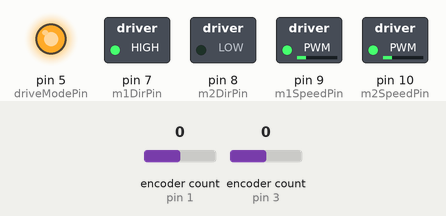
Simulated run of this sketch. Board: Arduino Uno, built with avr-gcc and run on an emulated ATmega328P. On the bench: switched loads named in the sketch (green lamp = pin HIGH), output pins drawn as LEDs (lit = HIGH). The test bench sets the inputs (shaded band); at power-on: encoder count (sensors on pin 1, pin 3) 0. What the sketch prints to the serial monitor is not drawn.

Above: at 1.2 s.
1.3 s: encoder count (sensor on pin 1) set to 1
At 2.74 s:
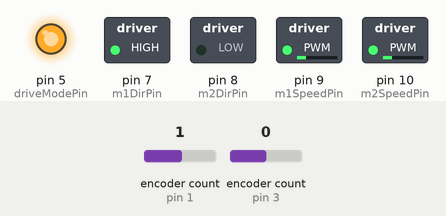
4.3 s: encoder count (sensor on pin 3) set to 4
At 5.2 s:
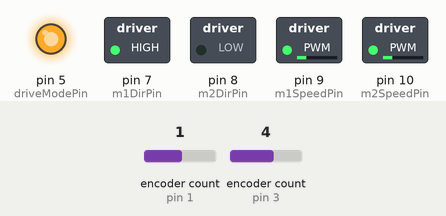
7.3 s: encoder count (sensor on pin 1) set to 5
Timing chart, 0 to 24.3 s (numbered marks = the images above; inputs shaded):
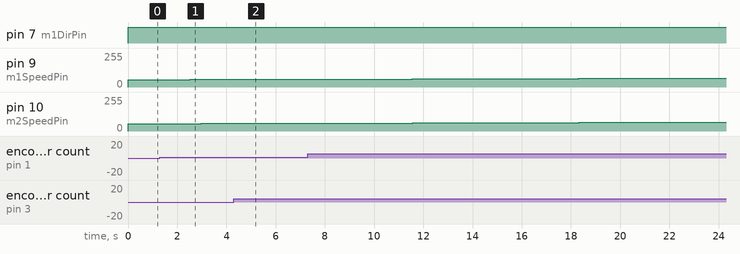

Measured:
- after the input at 1.3 s, pin 9 (m1SpeedPin): 56/255 → 57/255 after 1.2 s instead of 1.5 s
- after the input at 4.3 s, pin 10 (m2SpeedPin): 57/255 → 58/255 after 0.51 s instead of 0.94 s

The sketch:

hardCircleTest.ino
```cpp
#define ENCODER_OPTIMIZE_INTERRUPTS
#include <Encoder.h>
#include <Wire.h>

/* Name: Group 6 | EENG350 | Demo 2 Arduino Code

   Purpose: Drive in a circle

   Note: when viewed from the front, left wheel is 1, right wheel is 2. driveModePin is 4 on the motor shield, 5 on the Teensy
*/

// Test Sampling Method --------------------------------------------
unsigned long lastChange1 = 0;
unsigned long lastChange2 = 0;
bool velocityChanged = false;

int sampleRate = 5;            // 5 us
double radius = 3.0;           // inches
double wheelbase = 10.71;      // inches between the center of the two wheels
double r = 6.0;                  // inches for circle radius

// Motor Shield Pins -----------------------------------------------------
int driveModePin = 5;    // drive/break mode when HIGH, drive/coast mode when LOW

int m1DirPin = 7;        // sign of voltage
int m1SpeedPin = 9;      // voltage

int m2DirPin = 8;
int m2SpeedPin = 10;

// Distance calculation variables -------------------------------------------------
int thetaCurrent1 = 0;
int deltaTheta1 = 0;
int lastThetaCurrent1 = 0;
double angularVelocity1 = 0.0;

int thetaCurrent2 = 0;
int deltaTheta2 = 0;
int lastThetaCurrent2 = 0;
double angularVelocity2 = 0.0;

double rotationalVelocity = 0.0;
double forwardVelocity = 0.0;

// Forward velocity PI controller variables ---------------------------------
float desiredForward = 0.0, deltaForward = 0.0;
float v_bar = 0.0;  //PI Output
//float KpForward = 0.011211, KiForward = 0.05605;
float KpForward = 0.02136179, KiForward = 0.1068089;
float IForward = 0.0;    //Variables that the program calculated as coefficients for the controller parameters

// Rotational velocity PI controller variables ---------------------------------
float desiredRotational = 0.0, deltaRotational = 0.0;
float delta_v = 0.0;  //PI Output
//float KpRotational = 0.035, KiRotational = 0.17501;
float KpRotational = 0.06369139, KiRotational = 0.2584569;
float IRotational = 0.0;    //Variables that the program calculated as coefficients for the controller parameters

// Angle and Position controller variables ----------------------------------
float deltaPosition = 0.0, currentPosition = 0.0;
float deltaAngle = 0.0, currentAngle = 0.0;
float KpPos = 0.75, KpAng = 1;

// Motor Voltage Calcs-----------------------------------------------------
double v_a1 = (v_bar - delta_v) / 2;
double v_a2 = (v_bar + delta_v) / 2;

unsigned long timeBefore = micros();
unsigned long timeNow = micros();

// Encoder setup ---------------------------------------------------------
Encoder myEnc1(1, 2); // wheel 1 (left)
Encoder myEnc2(3, 4); // wheel 2 (right)

// Misc Booleans ------------------------------------------------------------
bool stop = false;
bool done = true;
byte data[32];

#define SLAVE_ADDRESS 0
int i = 0;

void setup() {
  Serial.begin(115200);

  pinMode(driveModePin, OUTPUT);
  digitalWrite(driveModePin, HIGH);

  pinMode(m1DirPin, OUTPUT);
  pinMode(m1SpeedPin, OUTPUT);

  pinMode(m2DirPin, OUTPUT);
  pinMode(m2SpeedPin, OUTPUT);
}

void loop() {
  //if (Serial.available() > 0)
    //receiveData();
  moveRobot(0, 3.14159*2, 18, 5);
}

//5175 70 170 works for good slow
//3500 130 250 workish for fast

void hardCodeCircle(){
  timeBefore = millis(); //caution: reused variable from PID loop
  int deltaTime = 3500; //number of milliseconds of turning
  timeNow = millis();

  digitalWrite(m1DirPin, HIGH);
  digitalWrite(m2DirPin, HIGH);

  while(timeNow < timeBefore + deltaTime){        // caution: reused variable from PID loop
    timeNow = millis();
    analogWrite(m1SpeedPin, 130); //100
    analogWrite(m2SpeedPin, 250); //220
  }

  //stop everything after the time is over
  digitalWrite(m1DirPin, LOW);
  digitalWrite(m2DirPin, LOW);
}

void receiveData() {
  i = 0;
  while (Serial.available() > 0) {
    data[i] = Serial.read();
    i++;
  }

  if (data[0] == 1) {
    moveRobot(0, 3.14159*2, 10, 5);
  }
  else if (data[0] == 2) {
    moveRobot(0, (float)(data[4] + data[5] / 256), 18, 5);
    Serial.write(1);
  }
  else if (data[0] == 3) {
    stop = true;
    done = false;
    moveRobot((float)(data[2] + data[3] / 256) - 12, 0, 18, 5);
    done = true;
  }
}

void moveRobot(float desiredPosition, float desiredAngle, float maxForward, float maxRotational){

  clearControlVariables();
  myEnc1.write(0);
  myEnc2.write(0);

  int destinationCount = 0;

  // PID loop
  while (destinationCount < 20) {
    if ((Serial.available() > 0) && (Serial.read() == 0))
      return;

    timeBefore = micros();

    thetaCurrent1 = -1 * myEnc1.read()*2;//*deltaTheta1; //Switch polarity of counts.
    thetaCurrent2 = myEnc2.read()*3;//*deltaTheta2;

    if (lastThetaCurrent1 != thetaCurrent1) { // Updates wheel 1 variables whenever wheel 1 encoder counts changes
      deltaTheta1 = (thetaCurrent1 - lastThetaCurrent1); // Change in encoder counts
      angularVelocity1 = (double) deltaTheta1 * 2.0 * 3.14159 / 3200.0 / (0.000001 * (micros() - lastChange1)); // Wheel 1 angular velocity in rad/s
      lastChange1 = micros(); // Updates time when the wheel 1 variables were updated
      lastThetaCurrent1 = thetaCurrent1; // Updates current encoder counts
      velocityChanged = true; // Enters velocity calculation if statement
    }

    if (lastThetaCurrent2 != thetaCurrent2) { // Updates wheel 2 variables whenever wheel 1 encoder counts changes
      deltaTheta2 = (thetaCurrent2 - lastThetaCurrent2); // Change in encoder counts
      angularVelocity2 = (double) deltaTheta2 * 2.0 * 3.14159 / 3200.0 / (0.000001 * (micros() - lastChange2)); // Wheel 2 angular velocity in rad/s
      lastChange2 = micros(); // Updates time when the wheel 1 variables were updated
      lastThetaCurrent2 = thetaCurrent2; // Updates current encoder counts
      velocityChanged = true; // Enters velocity calculation if statement
    }

    if (velocityChanged) { // If encoder counts changes on either wheel, update velocity variables
      rotationalVelocity = ( (double) radius * (angularVelocity1 - angularVelocity2*2) / wheelbase ); // Robot's rotational velocity in rad/s
      forwardVelocity = ( (double) radius * (angularVelocity1 + angularVelocity2) / 2 ); // Robot's forward velocity in in/s
      velocityChanged = false; // ensure this loop does not execute unless encoder counts changes
      currentAngle = currentAngle + ( (double) radius * (deltaTheta1 - deltaTheta2) * 3.14159 / 3200.0 / wheelbase); // Updates the current angle of the robot in rad
    }

    currentPosition = (thetaCurrent1 + thetaCurrent2) * 3.14 * radius / 3200; // current position of the robot in inches
    if (desiredPosition > currentPosition)
    deltaPosition = desiredPosition - currentPosition; // Position error ie. distance (in inches) from desired position
    desiredForward = KpPos * (deltaPosition); // Forward velocity P controller. Takes difference in position and multiplies it by a proportional controller to get desired velocity
    if (desiredForward > maxForward) // Saturation for position P controller. Ensures that desired forward velocity cannot be greater than physically possible
      desiredForward = maxForward;

    deltaAngle = desiredAngle - currentAngle; // Angle error ie. distance (in radians) from desired angle
    desiredRotational = KpAng * (deltaAngle); // Rotational velocity P controller. Takes difference in angle and multiplies it by a proportional controller to get desired velocity
    if (desiredRotational > maxRotational) // Saturation for angle P controller. Ensures that desired rotational velocity cannot be greater than physically possible
      desiredRotational = maxRotational;

    deltaForward = desiredForward - forwardVelocity; // Forward velocity error ie difference (in in/s) between desired and actual forward velocity
    if (deltaPosition < 0) {
      IForward = IForward + 0.000001 * sampleRate * deltaForward * -1; // Integral of the forward velocity PI controller (in in)
      v_bar = -1 * (KpForward * deltaForward * -1 + KiForward * IForward); // V_bar voltage from forward velocity PI controller
    } else {
      IForward = IForward + 0.000001 * sampleRate * deltaForward; // Integral of the forward velocity PI controller (in in)
      v_bar = KpForward * deltaForward + KiForward * IForward; // V_bar voltage from forward velocity PI controller
    }

    deltaRotational = desiredRotational - rotationalVelocity; // Rotational velocity error ie difference (in in/s) between desired and actual forward velocity
    if (deltaAngle < 0) {
      IRotational = IRotational + 0.000001 * sampleRate * deltaRotational * -1; // Integral of the rotational velocity PI controller (in in)
      delta_v = -1 * (KpRotational * deltaRotational * -1 + KiRotational * IRotational); // delta_v voltage from forward velocity PI controller
    } else {
      IRotational = IRotational + 0.000001 * sampleRate * deltaRotational; // Integral of the rotational velocity PI controller (in in)
      delta_v = KpRotational * deltaRotational + KiRotational * IRotational; // delta_v voltage from forward velocity PI controller

    }

    v_a1 = (v_bar + delta_v) / 2;
    v_a2 = (v_bar - delta_v) / 2;

    analogWrite(m1SpeedPin, ( (int) (abs(v_a1) * 256) + 15));
    analogWrite(m2SpeedPin, ( (int) (abs(v_a2) * 256) + 15));

    if (v_a1 >= 0) {
      digitalWrite(m1DirPin, HIGH);
    } else {
      digitalWrite(m1DirPin, LOW);
    }

    if (v_a2 >= 0) {
      digitalWrite(m2DirPin, HIGH);
    } else {
      digitalWrite(m2DirPin, LOW);
    }

    if ((abs(deltaPosition) < 0.05) && (abs(deltaAngle) < 0.01)) {
      destinationCount++;
    }
    else {
      destinationCount = 0;
    }

    timeNow = micros();

    if ( timeNow - timeBefore > sampleRate ) { // Error checking to make sure main doesn't take longer than the sampling rate
      Serial.println("Loop Takes Too Long!");
    } else {
      while ( micros() < sampleRate + timeBefore ); // wait to take a sample exactly every 5us
    }
  }
}

void clearControlVariables() {
  thetaCurrent1 = 0;
  deltaTheta1 = 0;
  lastThetaCurrent1 = 0;
  angularVelocity1 = 0.0;

  thetaCurrent2 = 0;
  deltaTheta2 = 0;
  lastThetaCurrent2 = 0;
  angularVelocity2 = 0.0;

  rotationalVelocity = 0.0;
  forwardVelocity = 0.0;

  desiredForward = 0.0;
  deltaForward = 0.0;
  v_bar = 0.0;  //PI Output
  IForward = 0.0;    //Variables that the program calculated as coefficients for the controller parameters

  desiredRotational = 0.0;
  deltaRotational = 0.0;
  delta_v = 0.0;  //PI Output
  IRotational = 0.0;    //Variables that the program calculated as coefficients for the controller parameters

  deltaPosition = 0.0;
  currentPosition = 0.0;
  deltaAngle = 0.0;
  currentAngle = 0.0;

  v_a1 = 0.0;
  v_a2 = 0.0;
}
```
